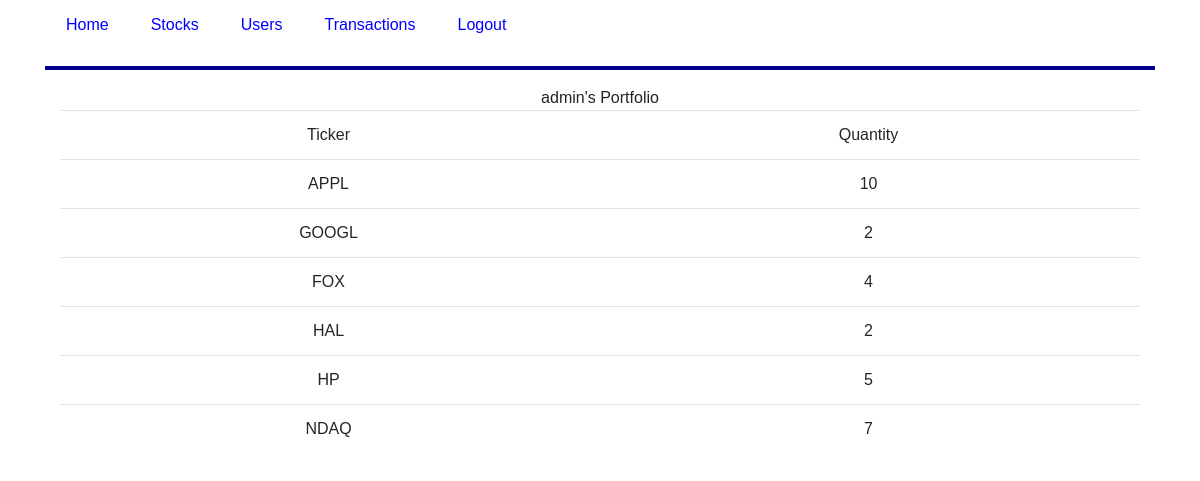
The app's page /portfolio (signed in) with its own data.
### tables this page shows
CREATE TABLE portfolio(
    p_userid decimal(8,0) not null,
    p_ticker varchar(6) not null,
    p_quantity decimal(6,0) not null
);

### application/routes.py (the view)
@app.route("/portfolio")
def portfolio():
    if session.get('username'):
        conn = db
        db.row_factory = sqlite3.Row
        cur = db.cursor()
        cur.execute("""SELECT p_ticker, p_quantity FROM portfolio, users
WHERE u_userid = p_userid
AND u_userid = ?;""", [session['user_id']])
        portfolio_rows = cur.fetchall()
        return render_template("portfolio.html", portfolio_rows=portfolio_rows, portfolio=True)
    return render_template("portfolio.html",portfolio=True)

### application/routes.py (called while the page is built)
@app.teardown_appcontext
def close_connection(exception):
    db = getattr(g, '_database', None)
    if db is not None:
        db.close()

### application/templates/portfolio.html
{% extends "layout.html" %}
{% block content %}
<div class="container">
    <div class="row">
        <div class="col-md-12 text-center">
            {% if session['username'] %}
            <span class="user">{{ session['username'] }}'s Portfolio</span>
            <table class="table table-stripped">
                <thead>
                    <td>Ticker</td>
                    <td>Quantity</td>
                </thead>
                {% for row in portfolio_rows %}
                    <tr>
                        <td>{{row["p_ticker"]}}</td>
                        <td>{{row["p_quantity"]}}</td>
                    </tr>
                {% endfor %}
            </table>
            {% else %}
            <p>Login to access your portfolio.<a href="{{ url_for('login') }}"> Login</a></p>
            {% endif %}
        </div>
    </div>
</div>
{% endblock %}

### application/static/css/main.css (style rules this page uses)
* { box-sizing: border-box; }
*:before, *:after { box-sizing: border-box; }
html, body { font-family: Arial, Helvetica, sans-serif; height: 100%; position: relative; margin:0px; }

### records on screen
portfolio: p_ticker "APPL", p_quantity "10"
portfolio: p_ticker "GOOGL", p_quantity "2"
portfolio: p_ticker "FOX", p_quantity "4"
portfolio: p_ticker "HAL", p_quantity "2"
portfolio: p_ticker "HP", p_quantity "5"
portfolio: p_ticker "NDAQ", p_quantity "7"

### other values on screen
{{ session['username'] }} "admin"
